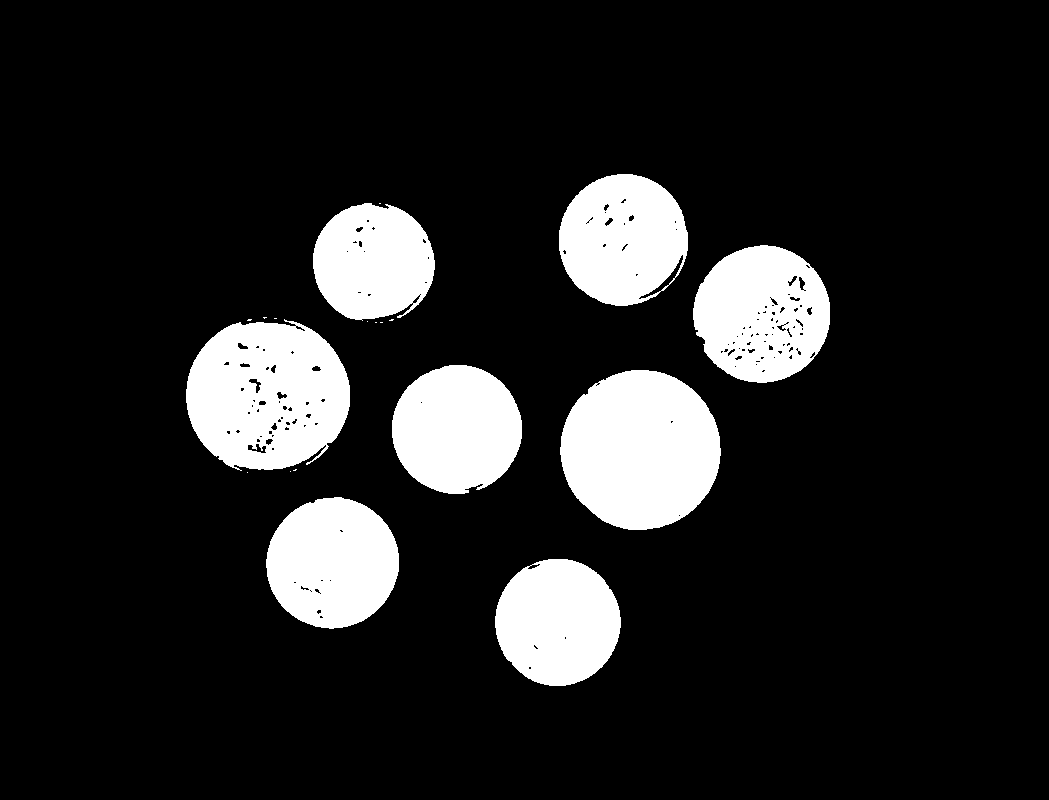
#> input picture 7- Silver Exs/DIP-Silver-Exs/media/b.png, 1049 x 800 px, given in place of b.jpg, which was not available
$ jupyter execute --allow-errors Ans_Ex11.ipynb   (text cells are left out)
#> lines starting #> are read from the running program, lines starting #| are printed output that depends on the picture; after the words box and inside, x2 and y2 are one past the last pixel; in counts of white or black regions, pixels touching at a corner belong together; pictures that were not available may be replaced by others from this repository, and a replacement may not be noted
[cell 1]
import cv2
import numpy as np

[cell 2]
# Load the image
image = cv2.imread("media/b.jpg", cv2.IMREAD_ANYCOLOR)
#> image: shape (800, 1049); 13.9% white; 19 white regions (11 under 20 px), largest, box (x1, y1, x2, y2) and area: (560, 370, 721, 530) 20061, (186, 319, 350, 471) 18974, (693, 245, 830, 383) 14141

# Convert the image to grayscale
#> (the rest of this cell did not finish here and is left out)

[cell 3]
img_contour = cv2.imread('media/F6 - Copy.png')
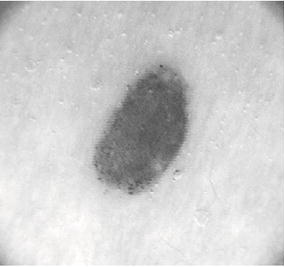
#> input picture 2- DIP Ex/DIP-Ex11/media/F6 - Copy.png, 284 x 267 px
#> img_contour is the input picture: shape (267, 284, 3); mean B, G, R 204.5, 204.6, 204.7
gray_img_contour = cv2.cvtColor(img_contour, cv2.COLOR_BGR2GRAY)
guassian_contour = cv2.GaussianBlur(gray_img_contour, (5, 5), 0)
edges_contour = cv2.Canny(guassian_contour, 50, 100)
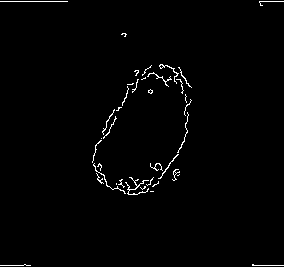
#> edges_contour: shape (267, 284); 1.3% white in thin lines or dots

contour, hierarchy = cv2.findContours(edges_contour, cv2.RETR_EXTERNAL, cv2.CHAIN_APPROX_NONE)
#> contour = 38 contours, 36 with area under 20; largest, box (x1, y1, x2, y2) and area: (159, 64, 179, 84) 22, (125, 177, 149, 195) 22
cv2.drawContours(img_contour, contour, -1, (0, 255, 255), 1)
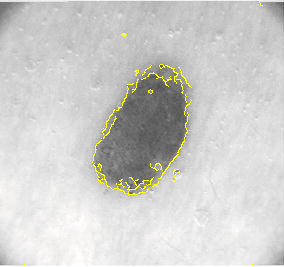
#> img_contour: shape (267, 284, 3); 1.28% of pixels changed, all inside (x1, y1, x2, y2) = (0, 1, 284, 266)

_ = cv2.imwrite('contour_img.png', img_contour)
cv2.imshow('Contour Image', img_contour)
cv2.waitKey(0)
cv2.destroyAllWindows()

[cell 4]
arr = np.array([[0,  0,  0,  0,  0, 0, 0],
                [0, 50, 60, 90,  0, 0, 0],
                [0, 18, 95, 20, 36, 0, 0],
                [0, 8,  10,  1,  0, 0, 0],
                [0, 6, 20, 40, 20, 80, 0],
                [0, 3,  0,  0, 15,  0, 0],
                [0,  0,  0,  0,  0, 0, 0],], np.int16)
new_arr = np.zeros((5,5), np.uint16)

[cell 5]
for i in range(1, len(arr) - 1):
    for j in range(1, len(arr[0]) - 1):
        avg = (arr[i-1][j-1] + arr[i-1][j] + arr[i-1][j+1] + arr[i][j-1] + arr[i][j] + arr[i][j+1] + arr[i+1][j-1] + arr[i+1][j] + arr[i+1][j+1]) / 9
        if avg >= arr[i][j]:
            new_arr[i-1][j-1] = 1
        else:
            new_arr[i-1][j-1] = 0

        print(f"({i}, {j}): ({arr[i-1][j-1]} + {arr[i-1][j]} + {arr[i-1][j+1]} + {arr[i][j-1]} + {arr[i][j]} + {arr[i][j+1]} + {arr[i+1][j-1]} + {arr[i+1][j]} + {arr[i+1][j+1]}) / 9 = {avg} => ({i}, {j}): {new_arr[i-1][j-1]}")
